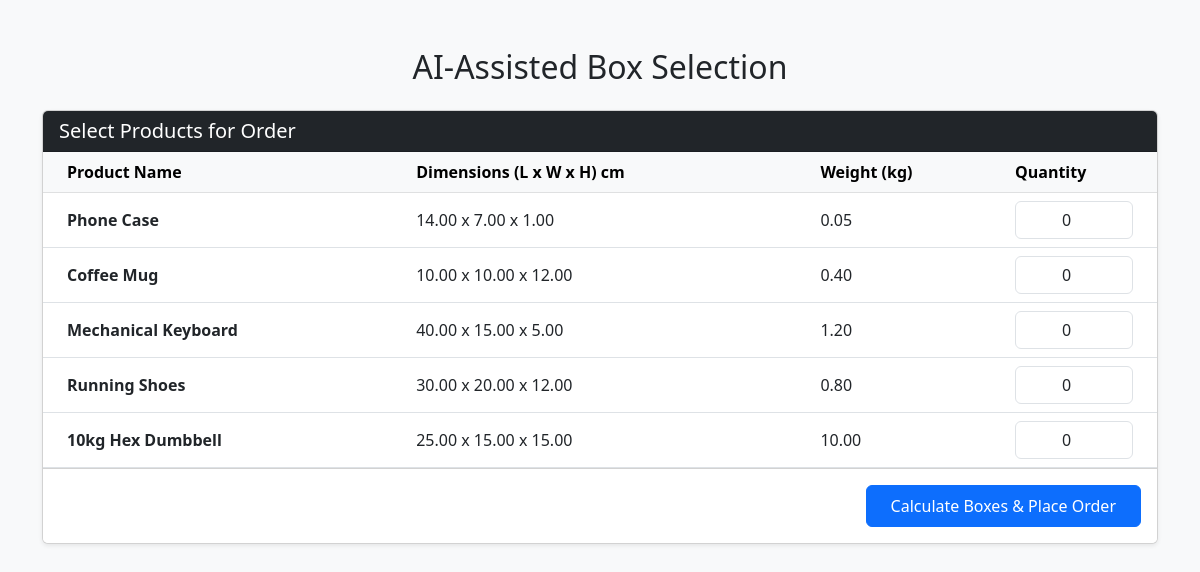
The page / on the database its author committed.
### allocator/models.py (models this page shows, shortened)
class Product(models.Model):
    name = models.CharField(max_length=200)
    length = models.DecimalField(max_digits=8, decimal_places=2)
    width = models.DecimalField(max_digits=8, decimal_places=2)
    height = models.DecimalField(max_digits=8, decimal_places=2)
    weight = models.DecimalField(max_digits=8, decimal_places=2, help_text="Weight in kg")

### allocator/views.py (the view, shortened to what this page needs)
# urls.py: path('', views.create_order_and_find_box, name='box_selector'),
def create_order_and_find_box(request):
    products = Product.objects.all()
    context = {'products': products}
    return render(request, 'box_selector.html', context)

### allocator/templates/box_selector.html (shortened to what this page needs)
<!DOCTYPE html>
<html lang="en">
<head>
    <link href="https://cdn.jsdelivr.net/npm/bootstrap@5.3.0/dist/css/bootstrap.min.css" rel="stylesheet">
</head>
<body class="bg-light">
    <div class="container py-5">
        <h2 class="mb-4 text-center">AI-Assisted Box Selection</h2>
        <div class="card shadow-sm">
            <div class="card-header bg-dark text-white">
                <h5 class="mb-0">Select Products for Order</h5>
            </div>
            <div class="card-body p-0">
                <form method="POST" action="{% url 'box_selector' %}">
                    <div class="table-responsive">
                        <table class="table table-hover align-middle mb-0">
                            <thead class="table-light">
                                <tr>
                                    <th class="ps-4">Product Name</th>
                                    <th>Dimensions (L x W x H) cm</th>
                                    <th>Weight (kg)</th>
                                    <th class="pe-4" style="width: 150px;">Quantity</th>
                                </tr>
                            </thead>
                            <tbody>
                                {% for product in products %}
                                <tr>
                                    <td class="ps-4"><strong>{{ product.name }}</strong></td>
                                    <td>{{ product.length }} x {{ product.width }} x {{ product.height }}</td>
                                    <td>{{ product.weight }}</td>
                                    <td class="pe-4">
                                        <input type="number" name="quantity_{{ product.id }}"
                                            class="form-control text-center" min="0" value="0">
                                    </td>
                                </tr>
                                {% empty %}
                                <tr>
                                    <td colspan="4" class="text-center text-muted py-4">
                                        No products available. Please add products via the Django admin panel.
                                    </td>
                                </tr>
                                {% endfor %}
                            </tbody>
                        </table>
                    </div>
                    <div class="card-footer bg-white text-end p-3">
                        <button type="submit" class="btn btn-primary px-4 py-2">Calculate Boxes & Place Order</button>
                    </div>
                </form>
            </div>
        </div>
    </div>
</body>
</html>

### rows shown on the page
Product: name "Phone Case", length "14.00", width "7.00", height "1.00", weight "0.05"
Product: name "Coffee Mug", length "10.00", width "10.00", height "12.00", weight "0.40"
Product: name "Mechanical Keyboard", length "40.00", width "15.00", height "5.00", weight "1.20"
Product: name "Running Shoes", length "30.00", width "20.00", height "12.00", weight "0.80"
Product: name "10kg Hex Dumbbell", length "25.00", width "15.00", height "15.00", weight "10.00"
